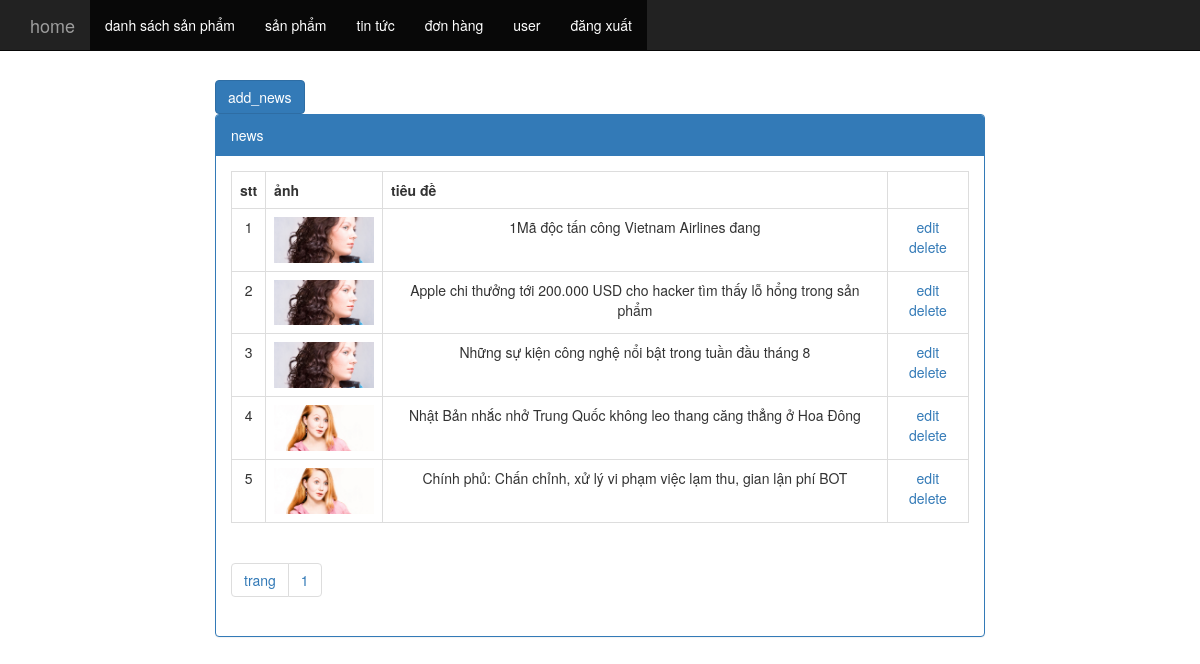
The app's page /admin/index.php?controller=news (signed in) with its own data.
### tables this page shows
CREATE TABLE `tbl_news` (
  `pk_news_id` int(11) NOT NULL,
  `c_name` varchar(500) NOT NULL,
  `c_description` text NOT NULL,
  `c_content` text NOT NULL,
  `c_img` varchar(500) NOT NULL,
  `c_hotnews` int(11) NOT NULL
);

### admin/controller/controller_news.php (called while the page is built, shortened)
<?php
class news extends controller
{
	public function __construct()
	{
		$record_per_page=10;
		$total_record=$this->model->count("select * from tbl_news");
		$num_page=ceil($total_record/$record_per_page);
		$page=isset($_GET["p"])?($_GET["p"]-1):0;
		$from=$page*$record_per_page;
		$data["arr"]=$this->model->fetch("select * from tbl_news order by pk_news_id desc limit $from,$record_per_page");
		$data["num_page"]=$num_page;
		extract($data);
		include "view/view_news.php";
	}
}
new news();
?>

### application/model.php (called while the page is built, shortened)
<?php
class model
{
	public function fetch($sql){
			global $con;
			$result = mysqli_query($con,$sql);
			$arr = array();
			while($rows = mysqli_fetch_array($result))
				$arr[] = $rows;
			return $arr;
		}
	public function count($sql)
	{
		global $con;
		$result=mysqli_query($con,$sql);
		return mysqli_num_rows($result);
	}
}
?>

### application/controller.php (called while the page is built, shortened)
<?php
class controller{
	public function __construct()
	{
		$this->model=new model();
	}
}
?>

### admin/view/view_news.php (the view)
<div class="col-md-8 col-xs-offset-2">
	<div >
		<a href="index.php?controller=add_edit_news&act=add" class="btn btn-primary">add_news</a>
	</div>
	<div class="panel panel-primary">
		<div class="panel-heading">news</div>
		<div class="panel-body">
			<table class="table table-bordered table-hover">
				<tr>
					<th>stt</th>
					<th>ảnh</th>
					<th>tiêu đề</th>
					<th></th>
				</tr>
				<?php
				$stt=0;
				foreach($arr as $rows)
				{
					$stt++;
				?>
				<tr>
					<td style="text-align: center;">
						<?php echo $stt;?>
					</td>
					<td style="text-align: center;">
						<?php
					if($rows["c_img"]!= "")
					{
					?>
						<img src="<?php echo "../".$rows["c_img"]?>" style="width: 100px;">
					<?php } ?>
					</td>
					<td style="text-align: center;">
						<?php echo $rows["c_name"]?>
					</td>
					<td style="text-align: center;">
						<a href="index.php?controller=add_edit_news&act=edit&id=<?php echo $rows["pk_news_id"]?>">edit</a>
						<a href="index.php?controller=news&act=delete&id=<?php echo $rows["pk_news_id"]?>" onclick="window.confirm('are you sure')">delete</a>
					</td>
				</tr>
				<?php } ?>
			</table>
			<ul class="pagination">
				<li><a href="">trang</a></li>
						<?php
						for($i=1;$i<=$num_page;$i++)
						{
						?>
					<li>
					<a href="index.php?controller=news&p=<?php echo $i?>"><?php echo $i?></a>
					</li>
					<?php } ?>
			</ul>
		</div>
	</div>
</div>

### records on screen
tbl_news: c_img (picture), c_name "1Mã độc tấn công Vietnam Airlines đang"
tbl_news: c_img (picture), c_name "Apple chi thưởng tới 200.000 USD cho hacker tìm thấy lỗ hổng trong sản phẩm"
tbl_news: c_img (picture), c_name "Những sự kiện công nghệ nổi bật trong tuần đầu tháng 8"
tbl_news: c_img (picture), c_name "Nhật Bản nhắc nhở Trung Quốc không leo thang căng thẳng ở Hoa Đông"
tbl_news: c_img (picture), c_name "Chính phủ: Chấn chỉnh, xử lý vi phạm việc lạm thu, gian lận phí BOT"
